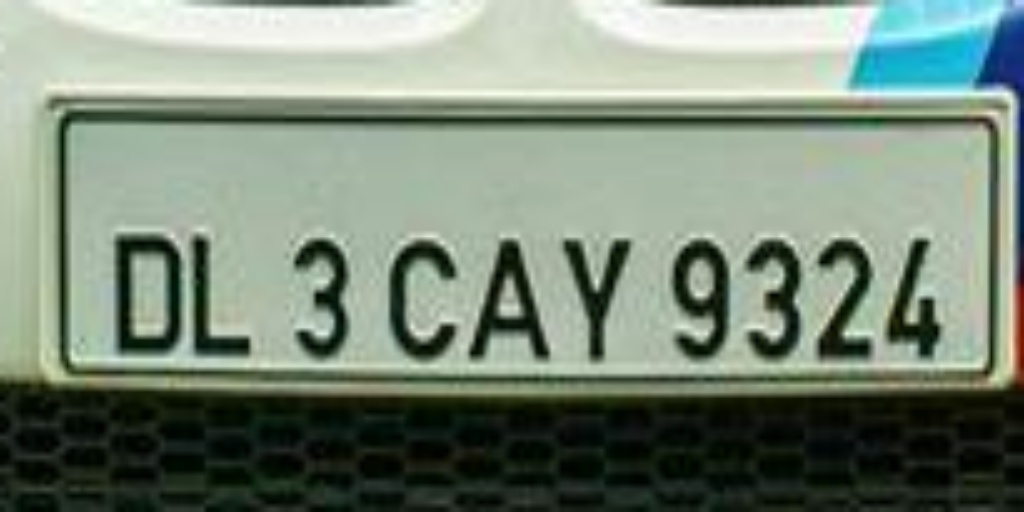
#> input picture images/1.jpg, 1024 x 512 px
$ python -i preprocessing.py   (imports and definitions only)   (older library calls are emulated)
#> lines starting #> are read from the running program, lines starting #| are printed output that depends on the picture
#> further down, picture is the input picture: shape (512, 1024, 3); mean B, G, R 121.4, 136.9, 122.6
import cv2
import numpy as np
from matplotlib import pyplot as plt
import scipy.ndimage
import numpy as np
import cv2
import os
import scipy.fftpack
from imutils.perspective import four_point_transform
import math
from scipy import ndimage


# [32 lines left out: functions getSkewAngle, rotateImage, not called in this run]


# Deskew image
def deskew(cvImage):
    angle = getSkewAngle(cvImage)
    return rotateImage(cvImage, -1.0 * angle)


# [164 lines left out: functions preprocess, imclearborder, connectedcomp, extract, printextracted, apply_brightness_contrast, not called in this run]

#img = cv2.imread("C:\\Users\\Dell\\Downloads\\MosaicPS2\\images\\Data-Images\\Plates\\1.jpg")


def getprocessed(img):
    img=cv2.resize(img,(1024,512))
    cv2.imwrite("./original_resized.jpg",img)
    # [10 lines of commented-out code are left out]

    img=cv2.cvtColor(img,cv2.COLOR_BGR2GRAY)
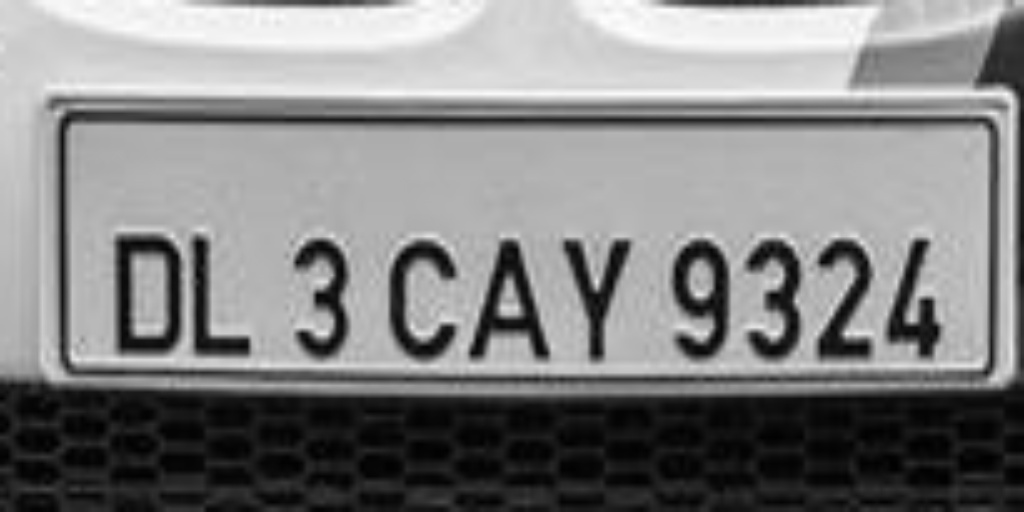
#> img: shape (512, 1024); min 1, max 255, mean 130.8
    img=cv2.fastNlMeansDenoising(img,None,10,7,21)


    # Number of rows and columns
    rows = img.shape[0]
#> rows = 512
    cols = img.shape[1]
#> cols = 1024
    # Convert image to 0 to 1, then do log(1 + I)
    imgLog = np.log1p(np.array(img, dtype="float") / 255)
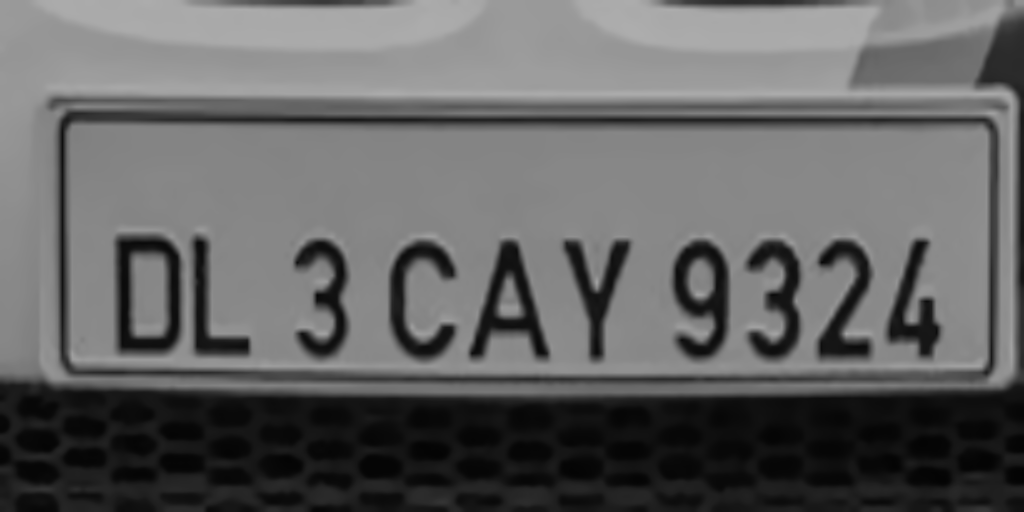
#> imgLog: shape (512, 1024) float64; min 0.0156, max 0.681, mean 0.392
    # Create Gaussian mask of sigma = 10
    M = 2*rows + 1
#> M = 1025
    N = 2*cols + 1
#> N = 2049
    sigma = 10
    (X,Y) = np.meshgrid(np.linspace(0,N-1,N), np.linspace(0,M-1,M))
    centerX = np.ceil(N/2)
#> centerX = 1025
    centerY = np.ceil(M/2)
#> centerY = 513
    gaussianNumerator = (X - centerX)**2 + (Y - centerY)**2
    # Low pass and high pass filters
    Hlow = np.exp(-gaussianNumerator / (2*sigma*sigma))
    Hhigh = 1 - Hlow
    # Move origin of filters so that it's at the top left corner to
    # match with the input image
    HlowShift = scipy.fftpack.ifftshift(Hlow.copy())
    HhighShift = scipy.fftpack.ifftshift(Hhigh.copy())
    # Filter the image and crop
    If = scipy.fftpack.fft2(imgLog.copy(), (M,N))
#> (the run stopped early here; a loop or call above may not have finished)

$ run again, on images/3.jpg
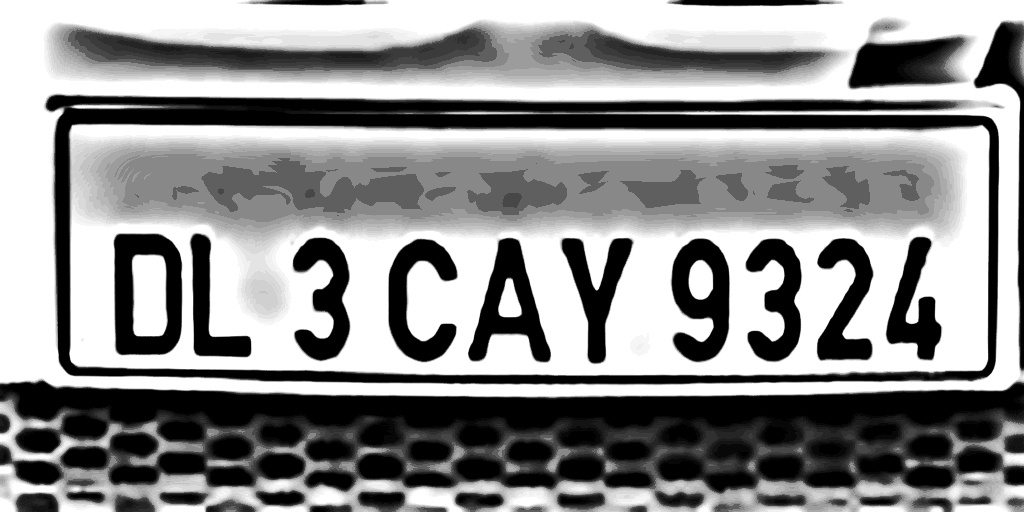
#> input picture images/3.jpg, 1024 x 512 px
#> picture is the input picture: shape (512, 1024, 3); min 0, max 255, mean 142.6
#> in getprocessed, `imgLog = np.log1p(np.array(img, dtype="float") / 255)`:
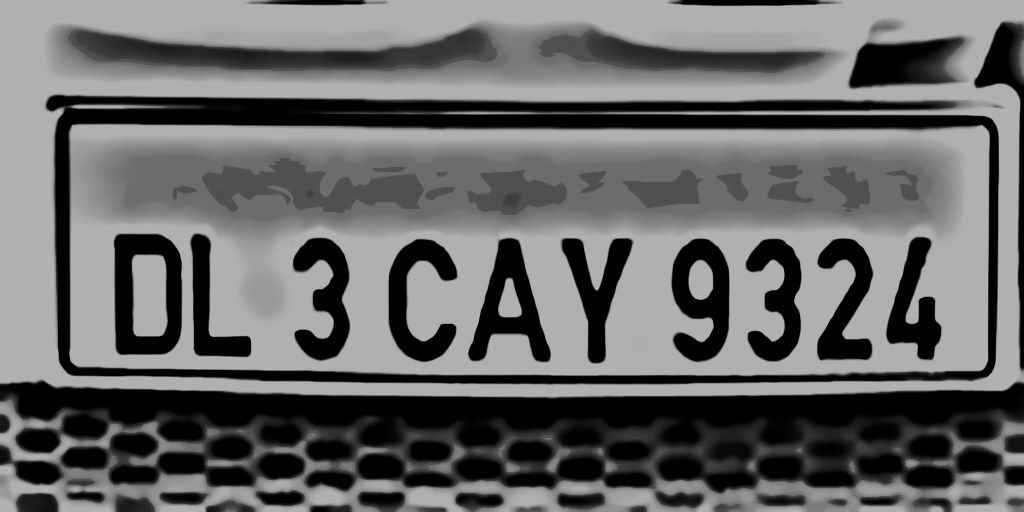
#> imgLog: shape (512, 1024) float64; min 0, max 0.693, mean 0.407
